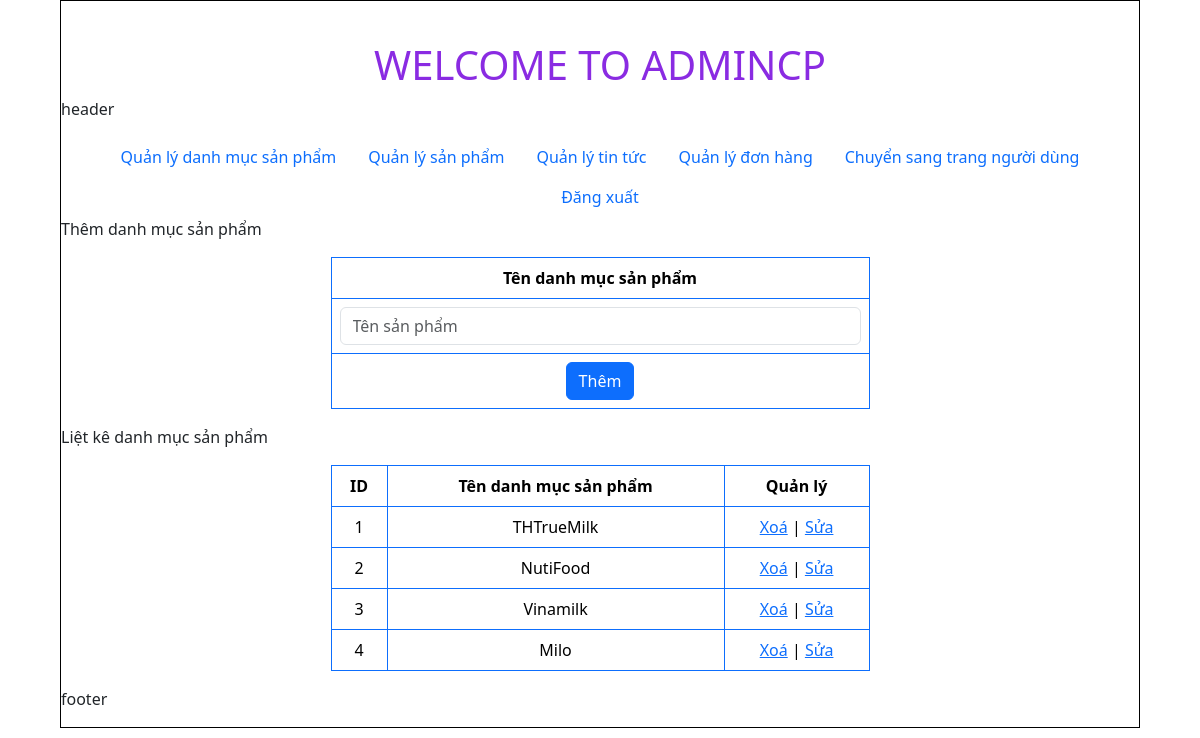
The app's page /admincp/index.php?action=quanlydanhmucsanpham&query=them with its own data.
### tables this page shows
CREATE TABLE `tbl_danhmuc` (
  `id_danhmuc` int(11) NOT NULL,
  `ten_danhmuc` varchar(50) NOT NULL
);

### admincp/modules/quanlydanhmucsanpham/lietke.php (the view)
<?php
$sql_lietke_danhmucsp = "SELECT * FROM tbl_danhmuc";
$query_lietke_danhmucsp = mysqli_query($conn, $sql_lietke_danhmucsp);
?>
<p>Liệt kê danh mục sản phẩm</p>
<center>
  <form method="post" action="modules/quanlydanhmucsanpham/xuly.php">
    <table class="table table-bordered border-primary" style="width:50%; text-align: center;">
      <thead>
        <tr>
          <th scope="col">ID</th>
          <th scope="col">Tên danh mục sản phẩm</th>
          <th scope="col">Quản lý</th>
        </tr>
      </thead>
      <tbody>
        <tr>
          <?php
          $i = 0;
          while ($row = mysqli_fetch_array($query_lietke_danhmucsp)) {
            $i++;
          ?>
        <tr>
          <td><?php echo $i ?></td>
          <td><?php echo $row['ten_danhmuc'] ?></td>
          <td><a href="modules/quanlydanhmucsanpham/xuly.php?id_danhmuc=<?php echo $row['id_danhmuc'] ?>">Xoá</a> | <a href="?action=quanlydanhmucsanpham&query=sua&id_danhmuc=<?php echo $row['id_danhmuc'] ?>">Sửa</a></td>
        </tr>
      <?php
          }
      ?>
      </tr>
      </tbody>
    </table>
  </form>
</center>

### records on screen
tbl_danhmuc: ten_danhmuc "THTrueMilk"
tbl_danhmuc: ten_danhmuc "NutiFood"
tbl_danhmuc: ten_danhmuc "Vinamilk"
tbl_danhmuc: ten_danhmuc "Milo"
